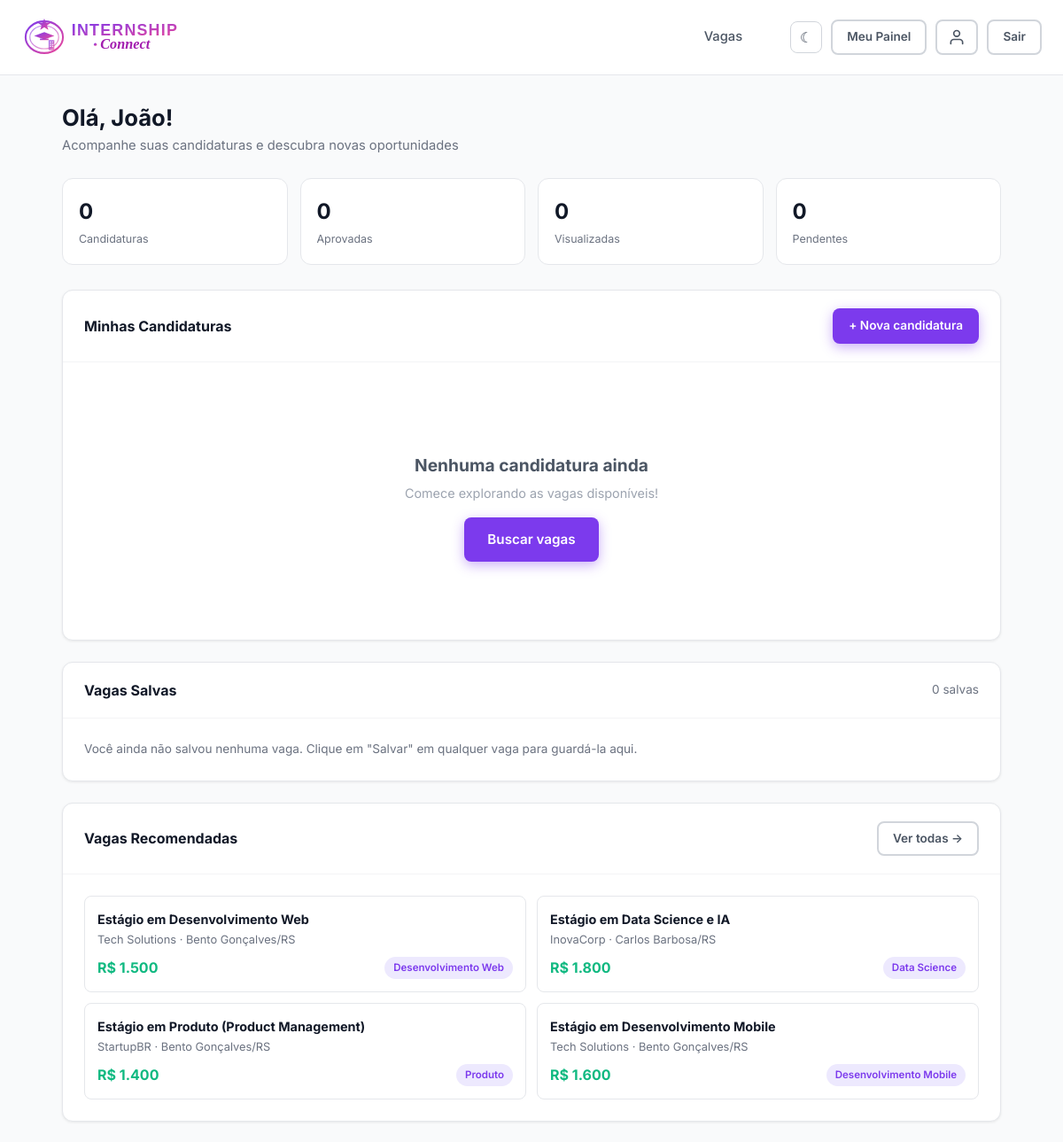
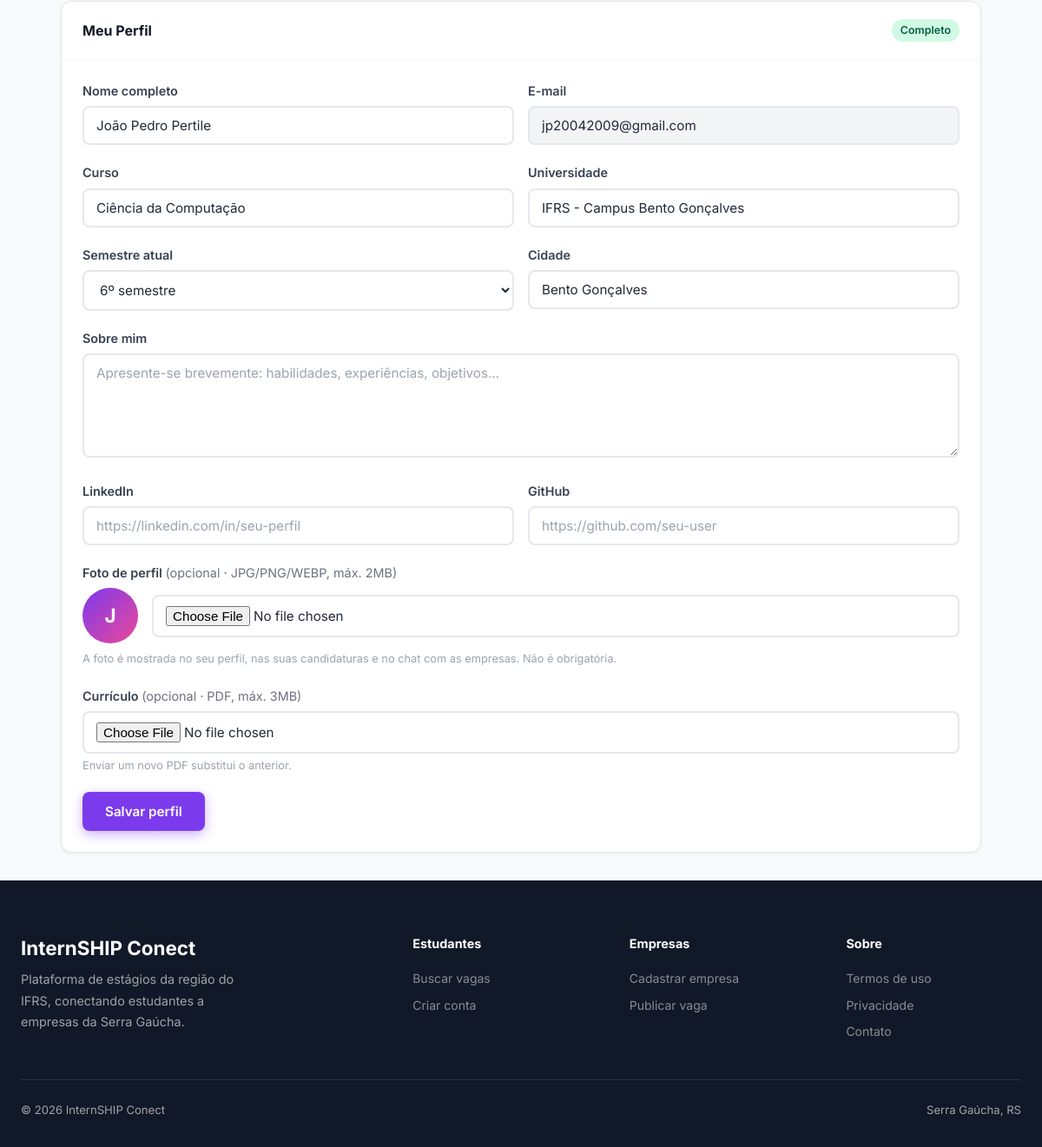
/dashboard/aluno.php (signed in), run on the app's committed database (2 pictures, top to bottom).
### tables this page shows
CREATE TABLE IF NOT EXISTS alunos (
    id INT AUTO_INCREMENT PRIMARY KEY,
    usuario_id INT NOT NULL UNIQUE,
    curso VARCHAR(150),
    universidade VARCHAR(200),
    semestre INT,
    cidade VARCHAR(100),
    estado CHAR(2),
    sobre TEXT,
    linkedin VARCHAR(255),
    github VARCHAR(255),
    foto VARCHAR(255),
    curriculo_path VARCHAR(255),
    FOREIGN KEY (usuario_id) REFERENCES usuarios(id) ON DELETE CASCADE
);

CREATE TABLE IF NOT EXISTS usuarios (
    id INT AUTO_INCREMENT PRIMARY KEY,
    nome VARCHAR(150) NOT NULL,
    email VARCHAR(200) NOT NULL UNIQUE,
    senha VARCHAR(255) NOT NULL,
    tipo ENUM('aluno','empresa','coordenacao') NOT NULL,
    is_admin TINYINT(1) DEFAULT 0,
    ativo TINYINT(1) DEFAULT 1,
    criado_em TIMESTAMP DEFAULT CURRENT_TIMESTAMP
);

CREATE TABLE IF NOT EXISTS vagas (
    id INT AUTO_INCREMENT PRIMARY KEY,
    empresa_id INT NOT NULL,
    titulo VARCHAR(200) NOT NULL,
    descricao TEXT NOT NULL,
    requisitos TEXT,
    beneficios TEXT,
    area VARCHAR(100),
    cidade VARCHAR(100),
    estado CHAR(2),
    modalidade ENUM('presencial','remoto','hibrido') DEFAULT 'presencial',
    bolsa DECIMAL(10,2),
    carga_horaria INT,
    ativa TINYINT(1) DEFAULT 1,
    restrita TINYINT(1) DEFAULT 0,
    motivo_restricao VARCHAR(255) DEFAULT NULL,
    destaque TINYINT(1) DEFAULT 0,
    views INT DEFAULT 0,
    criado_em TIMESTAMP DEFAULT CURRENT_TIMESTAMP,
    FOREIGN KEY (empresa_id) REFERENCES empresas(id) ON DELETE CASCADE
);

CREATE TABLE IF NOT EXISTS empresas (
    id INT AUTO_INCREMENT PRIMARY KEY,
    usuario_id INT NOT NULL UNIQUE,
    nome_empresa VARCHAR(200) NOT NULL,
    cnpj VARCHAR(20),
    descricao TEXT,
    site VARCHAR(255),
    cidade VARCHAR(100),
    estado CHAR(2),
    setor VARCHAR(100),
    logo VARCHAR(255),
    FOREIGN KEY (usuario_id) REFERENCES usuarios(id) ON DELETE CASCADE
);

### dashboard/aluno.php (the view, shortened to what this page needs)
<?php
$db = getDB();
$alunoId = $_SESSION['perfil_id'];
$favoritas = $db->prepare("
    SELECT v.id, v.titulo, v.bolsa, v.modalidade, v.cidade, v.estado, v.area, e.nome_empresa
    FROM vagas_favoritas f
    JOIN vagas v ON f.vaga_id = v.id
    JOIN empresas e ON v.empresa_id = e.id
    WHERE f.aluno_id = ? AND v.ativa = 1
    ORDER BY f.criado_em DESC
");
$favoritas->execute([$alunoId]);
$favoritas = $favoritas->fetchAll();
$aluno = $db->prepare("SELECT a.*, u.nome, u.email FROM alunos a JOIN usuarios u ON a.usuario_id = u.id WHERE a.id = ?");
$aluno->execute([$alunoId]);
$aluno = $aluno->fetch();
$candidaturas = $db->prepare("
    SELECT c.*, v.titulo, v.bolsa, v.modalidade, v.cidade, v.estado, e.nome_empresa, e.logo
    FROM candidaturas c
    JOIN vagas v ON c.vaga_id = v.id
    JOIN empresas e ON v.empresa_id = e.id
    WHERE c.aluno_id = ?
    ORDER BY c.criado_em DESC
");
$candidaturas->execute([$alunoId]);
$candidaturas = $candidaturas->fetchAll();
$totalCand = count($candidaturas);
$aprovadas = count(array_filter($candidaturas, fn($c) => $c['status'] === 'aprovado'));
$pendentes = count(array_filter($candidaturas, fn($c) => $c['status'] === 'pendente'));
$visualizadas = count(array_filter($candidaturas, fn($c) => $c['status'] === 'visualizado'));
$vagas = $db->prepare("
    SELECT v.id, v.titulo, v.bolsa, v.modalidade, v.area, v.cidade, v.estado, e.nome_empresa
    FROM vagas v JOIN empresas e ON v.empresa_id = e.id
    WHERE v.ativa=1
    ORDER BY v.destaque DESC, v.criado_em DESC LIMIT 4
");
$vagas->execute();
$vagasRec = $vagas->fetchAll();
include __DIR__ . '/../includes/header.php';
?>
<div class="dashboard-layout">
  <main class="dashboard-main">
    <div class="dashboard-header">
      <h1>Olá, <?= htmlspecialchars(explode(' ', $aluno['nome'])[0]) ?>! </h1>
      <p>Acompanhe suas candidaturas e descubra novas oportunidades</p>
    </div>
    <div class="kpi-grid">
      <div class="kpi-card">
        <div class="kpi-top">
          <div><div class="kpi-num"><?= $totalCand ?></div><div class="kpi-label">Candidaturas</div></div>
        </div>
      </div>
      <div class="kpi-card">
        <div class="kpi-top">
          <div><div class="kpi-num"><?= $aprovadas ?></div><div class="kpi-label">Aprovadas</div></div>
        </div>
      </div>
      <div class="kpi-card">
        <div class="kpi-top">
          <div><div class="kpi-num"><?= $visualizadas ?></div><div class="kpi-label">Visualizadas</div></div>
        </div>
      </div>
      <div class="kpi-card">
        <div class="kpi-top">
          <div><div class="kpi-num"><?= $pendentes ?></div><div class="kpi-label">Pendentes</div></div>
        </div>
      </div>
    </div>
    <div class="card mb-6" id="candidaturas">
      <div class="card-header">
        <h3>Minhas Candidaturas</h3>
        <a href="/teste/vagas.php" class="btn btn-primary btn-sm">+ Nova candidatura</a>
      </div>
      <?php if (empty($candidaturas)): ?>
        <div class="card-body">
          <div class="empty-state">
            <h3>Nenhuma candidatura ainda</h3>
            <p>Comece explorando as vagas disponíveis!</p>
            <a href="/teste/vagas.php" class="btn btn-primary" style="margin-top:16px;">Buscar vagas</a>
          </div>
        </div>
      <?php endif; ?>
    </div>
    <div class="card mb-6" id="favoritas">
      <div class="card-header">
        <h3>Vagas Salvas</h3>
        <span class="text-muted text-sm"><?= count($favoritas) ?> salva<?= count($favoritas) === 1 ? '' : 's' ?></span>
      </div>
      <?php if (empty($favoritas)): ?>
        <div class="card-body">
          <p class="text-muted text-sm">Você ainda não salvou nenhuma vaga. Clique em "Salvar" em qualquer vaga para guardá-la aqui.</p>
        </div>
      <?php endif; ?>
    </div>
    <div class="card mb-6">
      <div class="card-header">
        <h3>Vagas Recomendadas</h3>
        <a href="/teste/vagas.php" class="btn btn-ghost btn-sm">Ver todas →</a>
      </div>
      <div class="card-body" style="display:grid;grid-template-columns:1fr 1fr;gap:12px;">
        <?php foreach ($vagasRec as $v): ?>
        <a href="/teste/vaga.php?id=<?= $v['id'] ?>" style="text-decoration:none;">
          <div style="padding:14px;border:1px solid var(--gray-200);border-radius:var(--radius-sm);transition:all .2s;" onmouseover="this.style.borderColor='var(--primary)';this.style.background='#FAFAF';" onmouseout="this.style.borderColor='var(--gray-200)';this.style.background='';">
            <div style="font-weight:700;color:var(--gray-900);margin-bottom:2px;font-size:.9rem;"><?= htmlspecialchars($v['titulo']) ?></div>
            <div style="font-size:.8rem;color:var(--gray-500);margin-bottom:8px;"><?= htmlspecialchars($v['nome_empresa']) ?> · <?= $v['cidade'] ?>/<?= $v['estado'] ?></div>
            <div style="display:flex;justify-content:space-between;align-items:center;">
              <span style="font-weight:700;color:var(--accent);">R$ <?= number_format($v['bolsa'], 0, ',', '.') ?></span>
              <span class="badge badge-purple" style="font-size:.72rem;"><?= htmlspecialchars($v['area']) ?></span>
            </div>
          </div>
        </a>
        <?php endforeach; ?>
      </div>
    </div>
    <div class="card" id="perfil">
      <div class="card-header">
        <h3>Meu Perfil</h3>
        <span class="badge badge-<?= $aluno['curso'] && $aluno['universidade'] ? 'green' : 'yellow' ?>">
          <?= $aluno['curso'] && $aluno['universidade'] ? 'Completo' : 'Incompleto' ?>
        </span>
      </div>
      <div class="card-body">
        <form method="POST" enctype="multipart/form-data">
          <div class="form-row">
            <div class="form-group">
              <label class="form-label">Nome completo</label>
              <input type="text" name="nome" class="form-control" value="<?= htmlspecialchars($aluno['nome']) ?>">
            </div>
            <div class="form-group">
              <label class="form-label">E-mail</label>
              <input type="email" class="form-control" value="<?= htmlspecialchars($aluno['email']) ?>" disabled style="background:var(--gray-100);">
            </div>
          </div>
          <div class="form-row">
            <div class="form-group">
              <label class="form-label">Curso</label>
              <input type="text" name="curso" class="form-control" placeholder="Ciência da Computação" value="<?= htmlspecialchars($aluno['curso'] ?? '') ?>">
            </div>
            <div class="form-group">
              <label class="form-label">Universidade</label>
              <input type="text" name="universidade" class="form-control" placeholder="USP, UNICAMP..." value="<?= htmlspecialchars($aluno['universidade'] ?? '') ?>">
            </div>
          </div>
          <div class="form-row">
            <div class="form-group">
              <label class="form-label">Semestre atual</label>
              <select name="semestre" class="form-control">
                <?php for ($s = 1; $s <= 12; $s++): ?>
                  <option value="<?= $s ?>" <?= ($aluno['semestre'] ?? 1) == $s ? 'selected' : '' ?>><?= $s ?>º semestre</option>
                <?php endfor; ?>
              </select>
            </div>
            <div class="form-group">
              <label class="form-label">Cidade</label>
              <input type="text" name="cidade" class="form-control" placeholder="São Paulo" value="<?= htmlspecialchars($aluno['cidade'] ?? '') ?>">
            </div>
          </div>
          <div class="form-group">
            <label class="form-label">Sobre mim</label>
            <textarea name="sobre" class="form-control" rows="4" placeholder="Apresente-se brevemente: habilidades, experiências, objetivos..."><?= htmlspecialchars($aluno['sobre'] ?? '') ?></textarea>
          </div>
          <div class="form-row">
            <div class="form-group">
              <label class="form-label">LinkedIn</label>
              <input type="url" name="linkedin" class="form-control" placeholder="https://linkedin.com/in/seu-perfil" value="<?= htmlspecialchars($aluno['linkedin'] ?? '') ?>">
            </div>
            <div class="form-group">
              <label class="form-label">GitHub</label>
              <input type="url" name="github" class="form-control" placeholder="https://github.com/seu-user" value="<?= htmlspecialchars($aluno['github'] ?? '') ?>">
            </div>
          </div>
          <div class="form-group">
            <label class="form-label">Foto de perfil <span style="font-weight:400;color:var(--gray-500);">(opcional · JPG/PNG/WEBP, máx. 2MB)</span></label>
            <div style="display:flex;align-items:center;gap:16px;margin-bottom:8px;">
              <div style="width:64px;height:64px;border-radius:50%;overflow:hidden;background:linear-gradient(135deg,var(--primary),var(--secondary));display:flex;align-items:center;justify-content:center;color:#fff;font-weight:700;font-size:1.4rem;flex-shrink:0;">
                <?php if (!empty($aluno['foto'])): ?>
                  <img src="/teste/<?= htmlspecialchars($aluno['foto']) ?>" alt="Foto" style="width:100%;height:100%;object-fit:cover;">
                <?php else: ?>
                  <?= mb_strtoupper(mb_substr($aluno['nome'], 0, 1)) ?>
                <?php endif; ?>
              </div>
              <div style="flex:1;">
                <input type="file" name="foto" class="form-control" accept="image/jpeg,image/png,image/webp">
              </div>
            </div>
            <div class="form-hint">A foto é mostrada no seu perfil, nas suas candidaturas e no chat com as empresas. Não é obrigatória.</div>
          </div>
          <div class="form-group">
            <label class="form-label">Currículo <span style="font-weight:400;color:var(--gray-500);">(opcional · PDF, máx. 3MB)</span></label>
            <input type="file" name="curriculo" class="form-control" accept="application/pdf">
            <div class="form-hint">Enviar um novo PDF substitui o anterior.</div>
          </div>
          <button type="submit" name="update_profile" class="btn btn-primary">Salvar perfil</button>
        </form>
      </div>
    </div>
  </main>
</div>
<?php include __DIR__ . '/../includes/footer.php'; ?>

### assets/css/style.css (style rules this page uses)
:root { --primary: #7C3AED; --primary-light: #A78BFA; --primary-dark: #5B21B6; --secondary: #EC4899; --accent: #10B981; --accent-light: #D1FAE5; --warning: #F59E0B; --danger: #EF4444; --info: #3B82F6; --gray-50: #F9FAFB; --gray-100: #F3F4F6; --gray-200: #E5E7EB; --gray-300: #D1D5DB; --gray-400: #9CA3AF; --gray-500: #6B7280; --gray-600: #4B5563; --gray-700: #374151; --gray-800: #1F2937; --gray-900: #111827; --bg: #ffffff; --bg-soft: #F9FAFB; --surface: #ffffff; --text: #1F2937; --text-soft: #6B7280; --border: #E5E7EB; --navbar-bg: rgba(255,255,255,.92); --radius-sm: 8px; --radius: 12px; --radius-lg: 20px; --radius-xl: 32px; --shadow-sm: 0 1px 3px rgba(0,0,0,.08); --shadow: 0 4px 16px rgba(0,0,0,.10); --shadow-lg: 0 12px 40px rgba(0,0,0,.14); --shadow-xl: 0 24px 64px rgba(0,0,0,.18); --transition: .2s cubic-bezier(.4,0,.2,1); }
*, *::before, *::after { box-sizing: border-box; margin: 0; padding: 0; }
html { scroll-behavior: smooth; }
body { font-family: 'Inter', system-ui, -apple-system, sans-serif; background: var(--gray-50); color: var(--gray-800); line-height: 1.6; min-height: 100vh; }
h1,h2,h3,h4,h5,h6 { font-weight: 700; line-height: 1.25; color: var(--gray-900); }
h1 { font-size: clamp(2rem, 5vw, 3.5rem); }
h3 { font-size: 1.35rem; }
a { color: var(--primary); text-decoration: none; transition: color var(--transition); }
.btn { display: inline-flex; align-items: center; gap: 8px; padding: 11px 24px; border-radius: var(--radius-sm); font-size: .95rem; font-weight: 600; border: 2px solid transparent; cursor: pointer; transition: all var(--transition); white-space: nowrap; font-family: inherit; text-decoration: none; }
.btn-primary { background: var(--primary); color: #fff; box-shadow: 0 4px 14px rgba(124,58,237,.4); }
.btn-ghost { background: transparent; color: var(--gray-600); border-color: var(--gray-300); }
.btn-sm { padding: 7px 16px; font-size: .85rem; }
.badge { display: inline-flex; align-items: center; gap: 4px; padding: 3px 10px; border-radius: 20px; font-size: .78rem; font-weight: 600; }
.badge-purple { background: #EDE9FE; color: var(--primary); }
.badge-green { background: var(--accent-light); color: #065F46; }
.form-group { margin-bottom: 20px; }
.form-label { display: block; font-weight: 600; font-size: .9rem; color: var(--gray-700); margin-bottom: 6px; }
.form-control { width: 100%; padding: 11px 14px; border-radius: var(--radius-sm); border: 2px solid var(--gray-200); background: #fff; font-size: .95rem; color: var(--gray-800); font-family: inherit; transition: border-color var(--transition), box-shadow var(--transition); }
.form-control::placeholder { color: var(--gray-400); }
textarea.form-control { resize: vertical; min-height: 120px; }
select.form-control { cursor: pointer; }
.form-row { display: grid; grid-template-columns: 1fr 1fr; gap: 16px; }
.form-hint { font-size: .8rem; color: var(--gray-400); margin-top: 4px; }
.dashboard-layout { display: block; background: var(--gray-50); min-height: calc(100vh - 84px); }
.dashboard-main { max-width: 1100px; margin: 0 auto; padding: 32px 20px; }
.dashboard-header { margin-bottom: 24px; }
.dashboard-header h1 { font-size: 1.6rem; }
.dashboard-header p { color: var(--gray-500); margin-top: 4px; font-size: .92rem; }
.kpi-grid { display: grid; grid-template-columns: repeat(4, 1fr); gap: 14px; margin-bottom: 28px; }
.kpi-card { background: #fff; border-radius: var(--radius); padding: 18px; border: 1px solid var(--gray-200); }
.kpi-top { display: flex; justify-content: space-between; align-items: center; }
.kpi-num { font-size: 1.5rem; font-weight: 700; color: var(--gray-900); }
.kpi-label { font-size: .78rem; color: var(--gray-500); margin-top: 2px; }
.card { background: #fff; border-radius: var(--radius); border: 1px solid var(--gray-200); box-shadow: var(--shadow-sm); }
.card-header { padding: 20px 24px; border-bottom: 1px solid var(--gray-100); display: flex; align-items: center; justify-content: space-between; }
.card-header h3 { font-size: 1rem; font-weight: 700; }
.card-body { padding: 24px; }
.empty-state { text-align: center; padding: 64px 24px; }
.empty-state h3 { font-size: 1.2rem; color: var(--gray-600); margin-bottom: 8px; }
.empty-state p { color: var(--gray-400); font-size: .9rem; }
.mb-6 { margin-bottom: 24px; }
.text-muted { color: var(--gray-500); }
.text-sm { font-size: .85rem; }

### data on the page
alunos: usuario.nome "João", nome "João Pedro Pertile", usuario.email "jp20042009@gmail.com", curso "Ciência da Computação", universidade "IFRS - Campus Bento Gonçalves", semestre "6º semestre", cidade "Bento Gonçalves", usuario.nome "J"
vagas: titulo "Estágio em Desenvolvimento Web", empresa.nome_empresa "Tech Solutions", cidade "Bento Gonçalves", estado "RS", bolsa "1.500", area "Desenvolvimento Web"
vagas: titulo "Estágio em Data Science e IA", empresa.nome_empresa "InovaCorp", cidade "Carlos Barbosa", estado "RS", bolsa "1.800", area "Data Science"
vagas: titulo "Estágio em Produto (Product Management)", empresa.nome_empresa "StartupBR", cidade "Bento Gonçalves", estado "RS", bolsa "1.400", area "Produto"
vagas: titulo "Estágio em Desenvolvimento Mobile", empresa.nome_empresa "Tech Solutions", cidade "Bento Gonçalves", estado "RS", bolsa "1.600", area "Desenvolvimento Mobile"

### other printed values
$totalCand "0"
$aprovadas "0"
$visualizadas "0"
$pendentes "0"
count($favoritas) "0"
